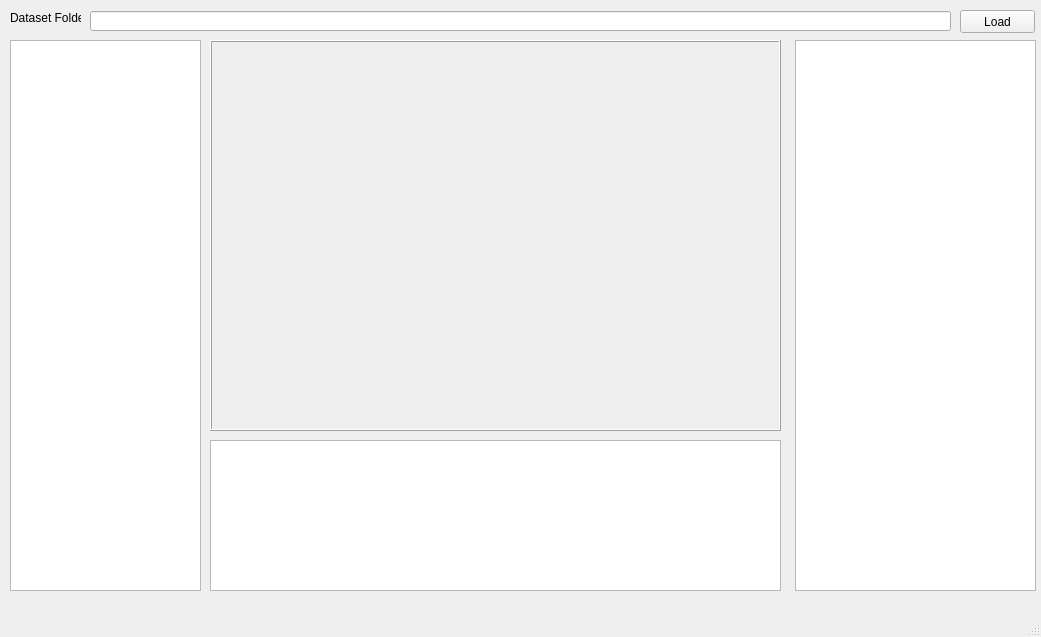
<?xml version="1.0" encoding="UTF-8"?>
<ui version="4.0">
 <class>MainWindow</class>
 <widget class="QMainWindow" name="MainWindow">
  <property name="geometry">
   <rect>
    <x>0</x>
    <y>0</y>
    <width>1041</width>
    <height>637</height>
   </rect>
  </property>
  <property name="windowTitle">
   <string>SVQA Dataset Viewer</string>
  </property>
  <widget class="QWidget" name="centralwidget">
   <widget class="QListWidget" name="videosListWidget">
    <property name="geometry">
     <rect>
      <x>10</x>
      <y>40</y>
      <width>191</width>
      <height>551</height>
     </rect>
    </property>
   </widget>
   <widget class="QLineEdit" name="datasetFolderLineEdit">
    <property name="geometry">
     <rect>
      <x>90</x>
      <y>11</y>
      <width>861</width>
      <height>20</height>
     </rect>
    </property>
   </widget>
   <widget class="QLabel" name="label">
    <property name="geometry">
     <rect>
      <x>10</x>
      <y>10</y>
      <width>71</width>
      <height>16</height>
     </rect>
    </property>
    <property name="text">
     <string>Dataset Folder</string>
    </property>
   </widget>
   <widget class="QPushButton" name="loadDatasetButton">
    <property name="geometry">
     <rect>
      <x>960</x>
      <y>10</y>
      <width>75</width>
      <height>23</height>
     </rect>
    </property>
    <property name="text">
     <string>Load</string>
    </property>
   </widget>
   <widget class="QFrame" name="videoFrame">
    <property name="geometry">
     <rect>
      <x>210</x>
      <y>40</y>
      <width>571</width>
      <height>391</height>
     </rect>
    </property>
    <property name="frameShape">
     <enum>QFrame::Box</enum>
    </property>
    <property name="frameShadow">
     <enum>QFrame::Raised</enum>
    </property>
   </widget>
   <widget class="QListWidget" name="questionsListWidget">
    <property name="geometry">
     <rect>
      <x>795</x>
      <y>40</y>
      <width>241</width>
      <height>551</height>
     </rect>
    </property>
    <property name="frameShape">
     <enum>QFrame::StyledPanel</enum>
    </property>
    <property name="frameShadow">
     <enum>QFrame::Sunken</enum>
    </property>
    <property name="editTriggers">
     <set>QAbstractItemView::NoEditTriggers</set>
    </property>
    <property name="wordWrap">
     <bool>true</bool>
    </property>
   </widget>
   <widget class="QTableView" name="statisticsTableView">
    <property name="geometry">
     <rect>
      <x>210</x>
      <y>440</y>
      <width>571</width>
      <height>151</height>
     </rect>
    </property>
   </widget>
  </widget>
  <widget class="QMenuBar" name="menubar">
   <property name="geometry">
    <rect>
     <x>0</x>
     <y>0</y>
     <width>1041</width>
     <height>21</height>
    </rect>
   </property>
  </widget>
  <widget class="QStatusBar" name="statusbar"/>
 </widget>
 <resources/>
 <connections/>
</ui>
